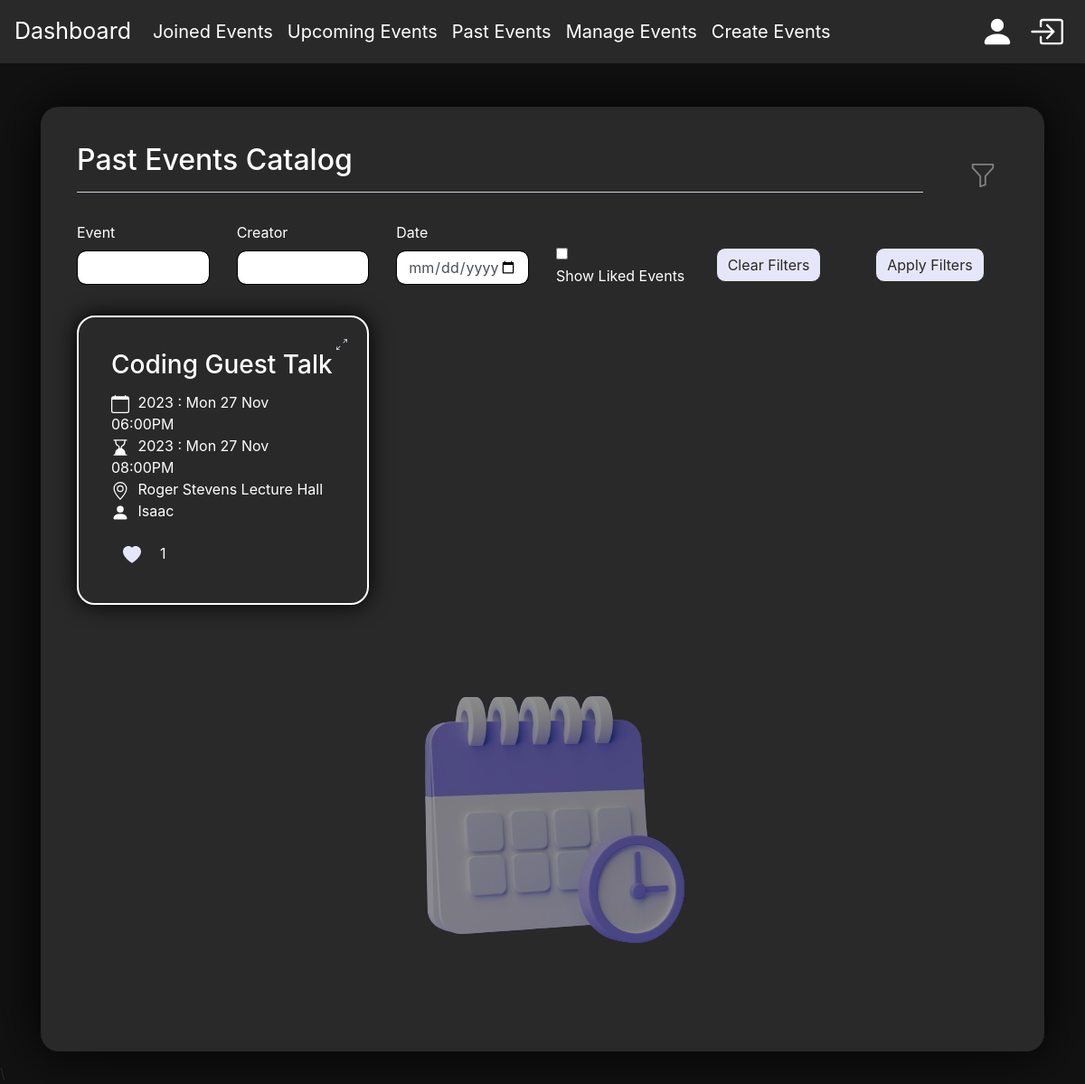
The app's page /pastevents (signed in) with its own data.
### app/models.py (models this page shows, shortened)
class Event(db.Model):
    id = db.Column(db.Integer, primary_key=True)
    title = db.Column(db.String(50), nullable=False)
    start_datetime = db.Column(db.DateTime, nullable=False)
    end_datetime = db.Column(db.DateTime, nullable=False)
    duration = db.Column(Interval, nullable=False)
    location = db.Column(db.String(50), nullable=False)
    description = db.Column(db.Text)
    attendees = db.relationship('User', secondary=attendance, back_populates='events_attending')
    likes = db.relationship('User', secondary=likes, back_populates='liked_events')
    creator_id = db.Column(db.Integer, db.ForeignKey('user.id'), nullable=False)
    creator = db.relationship('User', back_populates='created_events')

class User(db.Model, UserMixin):
    id = db.Column(db.Integer, primary_key=True)
    username = db.Column(db.String(50), unique=True, nullable=False)
    password = db.Column(db.String(200), nullable=False)
    first_name = db.Column(db.String(50), nullable=True)
    last_name = db.Column(db.String(50), nullable=True)
    email = db.Column(db.String(120), unique=True, nullable=True)
    events_attending = db.relationship('Event', secondary=attendance, back_populates='attendees')
    created_events = db.relationship('Event', back_populates='creator')
    liked_events = db.relationship('Event', secondary=likes, back_populates='likes')

### app/views.py (the view)
@app.route('/pastevents', methods=['GET', 'POST'])
@login_required
def pastevents():
    form = EventFilterForm()
    current_datetime = datetime.utcnow()
    all_events = Event.query.filter(Event.start_datetime < current_datetime)
    all_events = all_events.order_by(Event.start_datetime)
    if form.validate_on_submit():
        all_events = get_filtered_events(all_events,
                                         form.event.data,
                                         form.creator.data,
                                         form.liked.data,
                                         form.date.data)
    return render_template('pastevents.html', all_events=all_events, form=form)

### app/forms.py
class EventFilterForm(FlaskForm):
    event = StringField('Event', validators=[Optional()])
    creator = StringField('Creator', validators=[Optional()])
    liked = BooleanField('Show Liked Events', validators=[Optional()])
    date = DateField('Date', validators=[Optional()])
    submit = SubmitField('Apply Filters')

### app/models.py (called while the page is built)
@login_manager.user_loader
def load_user(user_id):
    return User.query.get(int(user_id))

### app/templates/pastevents.html (shortened to what this page needs)
{% extends "base.html" %}
{% block content %}
<div class="container">
  <div class="float">
    <div class="row align-items-center">
      <div class="col">
        <h2 class="event-title">Past Events Catalog</h2>
        <hr class="mr-2 event-divider">
      </div>
      <div class="col-auto ml-auto">
        <button class="btn filter-button ml-auto" id="filterButton">
        </button>
      </div>
    </div>
    <form method="post" action="/pastevents" class="filterForm" id="filterForm">
      <div class="row">
        <div class="col-md-2">
          <div class="form-group">
            {{ form.event.label }}
            {{ form.event(size=20, class="form-control") }}
          </div>
        </div>
        <div class="col-md-2">
          <div class="form-group">
            {{ form.creator.label }}
            {{ form.creator(size=20, class="form-control") }}
          </div>
        </div>
        <div class="col-md-2">
          <div class="form-group">
            {{ form.date.label }}
            {{ form.date(class="form-control") }}
          </div>
        </div>
        <div class="col-md-2 d-flex align-items-center mt-4">
          <div class="form-group">
          {{ form.liked }}
          {{ form.liked.label(class="form-check-label") }}
          </div>
        </div>
        <div class="col-md-2 d-flex align-items-center mt-4">
          <div class="form-group">
            <button id="clearFilter" type="button" class="btn btn-primary">Clear Filters</button>
          </div>
        </div>
        <div class="col-md-2 d-flex align-items-center mt-4">
          <div class="form-group">
            <button type="submit" class="btn btn-primary">Apply Filters</button>
          </div>
        </div>
      </div>
    </form>
    <div class="row">
      {% for event in all_events %}
        <div class="col-md-4">
          <div class="container medium-widget-container mt-3">
            <div class="card position-relative">
              <button class="btn popup-button ml-auto" data-toggle="modal" data-target="#enlargeModal{{ event.id }}">
              </button>
              <div class="card-body d-flex flex-column">
                <h3 class="card-title">{{ event.title }}</h3>
                <p class="card-text">
                  {{  event.start_datetime.strftime('%Y') }} : {{  event.start_datetime.strftime('%a %d %b %I:%M%p') }}<br>
                  {{  event.end_datetime.strftime('%Y') }} : {{ event.end_datetime.strftime('%a %d %b %I:%M%p') }}<br>
                  {{ event.location }}<br>
                  <svg xmlns="http://www.w3.org/2000/svg" width="20" height="20" fill="currentColor" class="bi bi-person-fill" viewBox="0 0 16 16">
                    <path d="M3 14s-1 0-1-1 1-4 6-4 6 3 6 4-1 1-1 1zm5-6a3 3 0 1 0 0-6 3 3 0 0 0 0 6"/>
                  </svg>
                  {{ event.creator.username }}
                </p>
                <div class="d-flex justify-content-between">
                  <div class="d-flex justify-content-between align-items-center">
                    <button class="btn like-button ml-auto mr-2" data-event-id="{{ event.id }}">
                      {% if event in current_user.liked_events %}
                      <svg xmlns="http://www.w3.org/2000/svg" width="20" height="20" fill="#E6E6FA" class="bi bi-heart-fill" viewBox="0 0 16 16">
                        <title>liked</title>
                        <path fill-rule="evenodd" d="M8 1.314C12.438-3.248 23.534 4.735 8 15-7.534 4.736 3.562-3.248 8 1.314"/>
                      </svg>
                      {% endif %}
                    </button>
                    <span class="like-count">{{ event.likes | length}}</span>
                  </div>
                </div>
              </div>
            </div>
          </div>
        </div>
      {% endfor %}
    </div>
    <div>
      <img src="../static/image/purple-calendar-clock-icon-3d-reminder-notification-concept-website-ui-purple-background-3d-rendering-illustration-removebg-preview.png" class="event-manager-image" alt="filler image for event manager">
    </div>
  </div>
</div>
{% endblock %}

### app/static/styles.css (style rules this page uses)
#bootstrap-overrides { background-color: #121212; }
#bootstrap-overrides .btn-primary { background-color: #E6E6FA; border-color: #292929; color: #292929; border-radius: 10px; }
.medium-widget-container { background-color: transparent; padding: 1rem; border-radius: 20px; color: white; box-shadow: 0px 0px 25px 0px rgba(0,0,0,1); border: #ffffff 2px solid; }
.card { background-color: transparent; border: none; }
.container { flex: 0 0 100%; margin-bottom: 12px; }
.event-title { color: white; }
.card-text svg { margin-right: 5px; }
.popup-button { position: absolute; top: -7px; right: -7px; }
.filterForm { background-color: None; color: white; margin-top: 1rem; }
.filterForm .form-control { border-radius: 10px; border-color: black; }
body { background-image: url('../static/image/andrei-stratu-kcJsQ3PJrYU-unsplash.jpg'); background-size: cover; background-repeat: no-repeat; background-position: center center; background-attachment: fixed; }
.float { background-color: #292929; padding: 2.5rem; border-radius: 20px; box-shadow: 0px 0px 60px 0px rgba(0,0,0,1); }
.event-divider { background-color: #E6E6FA; }
.event-manager-image { max-width: 100%; height: auto; display: block; margin: 0 auto; z-index: -1; opacity: 0.5; }

### records on screen
Event: title "Coding Guest Talk", start_datetime "2023", start_datetime "Mon 27 Nov 06:00PM", end_datetime "2023", end_datetime "Mon 27 Nov 08:00PM", location "Roger Stevens Lecture Hall", creator.username "Isaac", likes|length "1"
